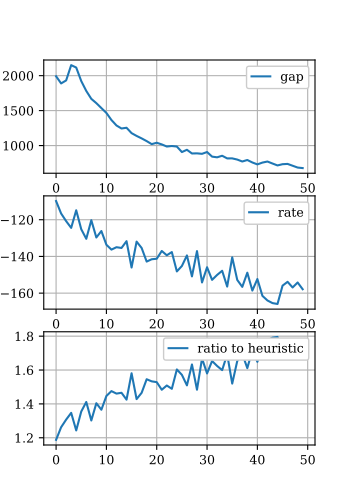

The Python source for this figure:
import os
import numpy as np
import matplotlib.pyplot as plt
from sim_src.util import GET_LOG_PATH_FOR_SIM_SCRIPT

FONT_SIZE = 9
fig_width_px = 350
fig_height_px = 500
dpi = 100  # Typical screen DPI, adjust if necessary
fig_width_in = fig_width_px / dpi
fig_height_in = fig_height_px / dpi

plt.rc('font', family='serif')
plt.rc('mathtext', fontset='cm')
plt.rc('font', size=FONT_SIZE)  # Default font size
plt.rc('axes', titlesize=FONT_SIZE)  # Font size of the axes title
plt.rc('axes', labelsize=FONT_SIZE)  # Font size of the x and y labels
plt.rc('xtick', labelsize=FONT_SIZE)  # Font size of the tick labels
plt.rc('ytick', labelsize=FONT_SIZE)  # Font size of the tick labels
plt.rc('legend', fontsize=FONT_SIZE)  # Font size for legends

def moving_average(data, window_size=100):
    return np.convolve(data, np.ones(window_size)/window_size, mode='full')


from working_dir_path import get_working_dir_path
current_dir = os.path.dirname(os.path.abspath(__file__))

data_name_list = ["gap","rate","ratio to heuristic"]

# Create subplots
fig, axs = plt.subplots(3, 1)
# fig_width_in = (fig_width_px * 3 + 40) / dpi  # Adjust width for three subplots and spacing
fig.set_size_inches(fig_width_in, fig_height_in)

# Define the paths to your three data files
datas = [
    os.path.join(get_working_dir_path(), "sim_alg/test_lpd_lct4_dual_only/test_lpd_lct4_dual_only-2025-June-03-12-08-37-ail/DualSimulation.gap.lpd.txt"),
    os.path.join(get_working_dir_path(), "sim_alg/test_lpd_lct4_dual_only/test_lpd_lct4_dual_only-2025-June-03-12-08-37-ail/DualSimulation.p_o.lpd.txt"),
    os.path.join(get_working_dir_path(), "sim_alg/test_lpd_lct4_dual_only/test_lpd_lct4_dual_only-2025-June-03-12-08-37-ail/DualSimulation.ratio.lpd.txt"),
]

data_list = []
time_list = []
for idx, f in enumerate(datas):
    d = np.genfromtxt(f, delimiter=',')[:,3]
    data_list.append(d)

# rho_list = [0.1, 0.2, 0.3, 0.4, 0.5, 0.6, 0.7, 0.8, 0.9]
lines = []
for idx, data in enumerate(data_list):
    # Plot the data
    line, = axs[idx].plot(data, linewidth=1.5, markerfacecolor='none')
    lines.append(line)
    axs[idx].grid()
    axs[idx].legend([data_name_list[idx]], fontsize=FONT_SIZE, loc='upper right', framealpha=1, handlelength=1.5, fancybox=True)


# # Add a legend
# fig.legend(lines, data_name_list ,fontsize=FONT_SIZE, loc='lower left', bbox_to_anchor=(0.175, 0.915, 0.75, 0.1), ncol = 3 , borderaxespad=0.1,handlelength=1.5,fancybox=True, framealpha=1,mode='expand' )
# axs[0].legend(fontsize=8, loc='lower left', bbox_to_anchor=(0, 1.02, 5,0.1), ncol=3,borderaxespad=0.)
# plt.subplots_adjust(left=0.175, right=0.95,bottom=0.175,top=0.95)


# Save the figure as a PDF
output_path = os.path.join(current_dir, os.path.splitext(os.path.basename(__file__))[0]) + '.pdf'

fig.savefig(output_path, format='pdf', pad_inches=0.)

# Display the plot
# plt.show()
